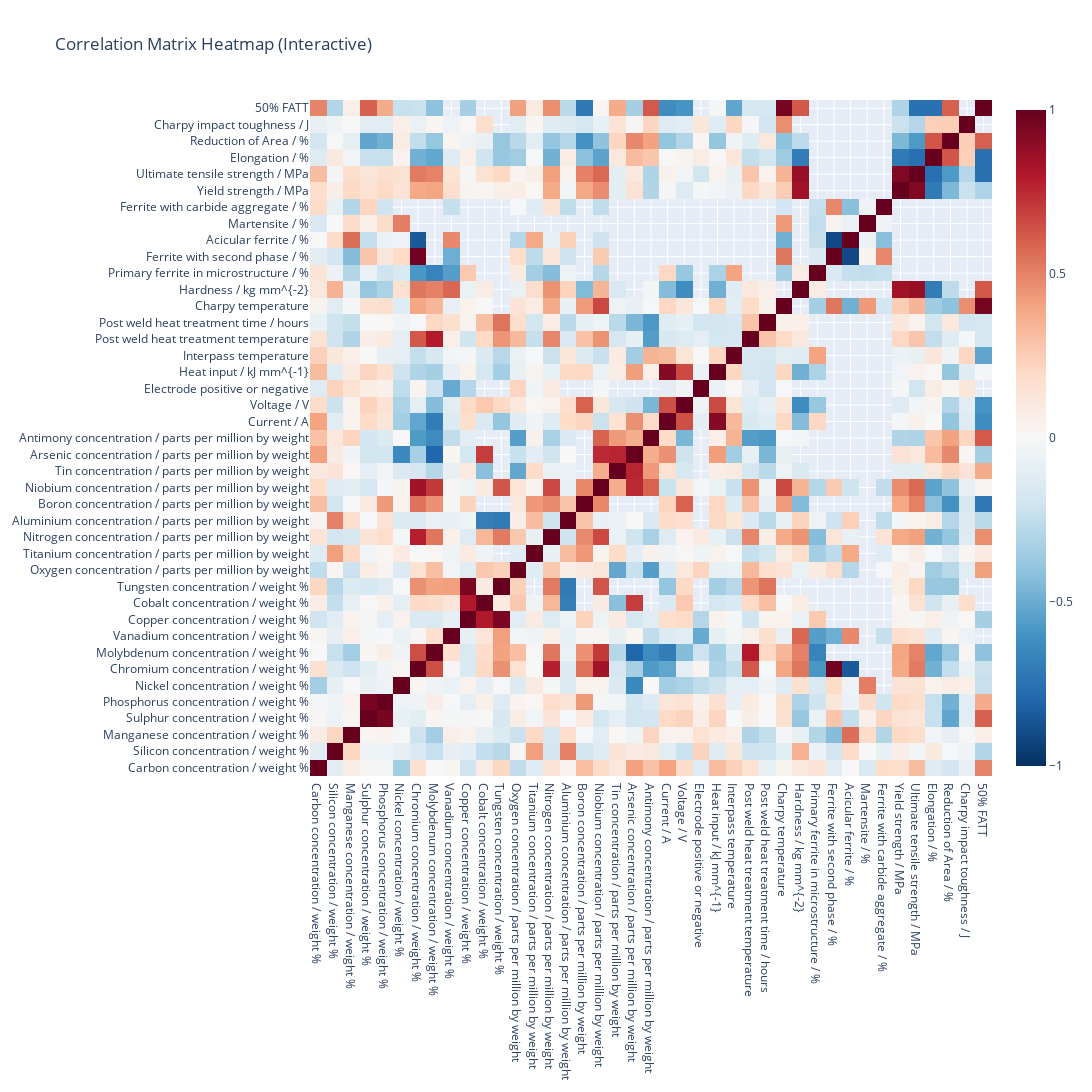

The notebook cell this image was saved under:
### Code cell
# Compute correlation matrix of all numerical features with target variables

X_and_Y_train = X_train.copy()
X_and_Y_train[target_variables] = Y_train.copy()

# Put targets at the end of the DataFrame
X_and_Y_train = X_and_Y_train[[col for col in X_and_Y_train if col not in target_variables and col in numerical_cols] + target_variables]

# Compute correlation matrix
corr_matrix = X_and_Y_train.corr()

# Plot heatmap using Plotly. Center the color scale at 0.
fig = go.Figure(data=go.Heatmap(
    z=corr_matrix.values,
    x=corr_matrix.columns,
    y=corr_matrix.columns,
    colorscale='RdBu',
    reversescale=True,
    zmid=0,
))

# Make it a square
fig.update_layout(
    autosize=False,
    width=1200,
    height=1200,
)

fig.update_layout(
    title='Correlation Matrix Heatmap (Interactive)',
    yaxis_nticks=len(corr_matrix.columns))

fig.show()

### Figure 1 — Plotly figure (JSON) as saved in the notebook; plotly's stock layout.template omitted (floating-point values rounded to 4 significant figures; data arrays with more than 128 entries replaced by an {"elided": "..."} marker saying what was removed)
{"data": [{"colorscale": [[0, "rgb(103,0,31)"], [0.1, "rgb(178,24,43)"], [0.2, "rgb(214,96,77)"], [0.3, "rgb(244,165,130)"], [0.4, "rgb(253,219,199)"], [0.5, "rgb(247,247,247)"], [0.6, "rgb(209,229,240)"], [0.7, "rgb(146,197,222)"], [0.8, "rgb(67,147,195)"], [0.9, "rgb(33,102,172)"], [1, "rgb(5,48,97)"]], "reversescale": true, "type": "heatmap", "x": ["Carbon concentration / weight %", "Silicon concentration / weight %", "Manganese concentration / weight %", "Sulphur concentration / weight %", "Phosphorus concentration / weight %", "Nickel concentration / weight %", "Chromium concentration / weight %", "Molybdenum concentration / weight %", "Vanadium concentration / weight %", "Copper concentration / weight %", "Cobalt concentration / weight %", "Tungsten concentration / weight %", "Oxygen concentration / parts per million by weight", "Titanium concentration / parts per million by weight", "Nitrogen concentration / parts per million by weight", "Aluminium concentration / parts per million by weight", "Boron concentration / parts per million by weight", "Niobium concentration / parts per million by weight", "Tin concentration / parts per million by weight", "Arsenic concentration / parts per million by weight", "Antimony concentration / parts per million by weight", "Current / A", "Voltage / V", "Electrode positive or negative", "Heat input / kJ mm^{-1}", "Interpass temperature", "Post weld heat treatment temperature", "Post weld heat treatment time / hours", "Charpy temperature", "Hardness / kg mm^{-2}", "Primary ferrite in microstructure / %", "Ferrite with second phase / %", "Acicular ferrite / %", "Martensite / %", "Ferrite with carbide aggregate / %", "Yield strength / MPa", "Ultimate tensile strength / MPa", "Elongation / %", "Reduction of Area / %", "Charpy impact toughness / J", "50% FATT"], "y": ["Carbon concentration / weight %", "Silicon concentration / weight %", "Manganese concentration / weight %", "Sulphur concentration / weight %", "Phosphorus concentration / weight %", "Nickel concentration / weight %", "Chromium concentration / weight %", "Molybdenum concentration / weight %", "Vanadium concentration / weight %", "Copper concentration / weight %", "Cobalt concentration / weight %", "Tungsten concentration / weight %", "Oxygen concentration / parts per million by weight", "Titanium concentration / parts per million by weight", "Nitrogen concentration / parts per million by weight", "Aluminium concentration / parts per million by weight", "Boron concentration / parts per million by weight", "Niobium concentration / parts per million by weight", "Tin concentration / parts per million by weight", "Arsenic concentration / parts per million by weight", "Antimony concentration / parts per million by weight", "Current / A", "Voltage / V", "Electrode positive or negative", "Heat input / kJ mm^{-1}", "Interpass temperature", "Post weld heat treatment temperature", "Post weld heat treatment time / hours", "Charpy temperature", "Hardness / kg mm^{-2}", "Primary ferrite in microstructure / %", "Ferrite with second phase / %", "Acicular ferrite / %", "Martensite / %", "Ferrite with carbide aggregate / %", "Yield strength / MPa", "Ultimate tensile strength / MPa", "Elongation / %", "Reduction of Area / %", "Charpy impact toughness / J", "50% FATT"], "z": {"elided": "41x41 float values"}, "zmid": 0}], "layout": {"autosize": false, "height": 1200, "title": {"text": "Correlation Matrix Heatmap (Interactive)"}, "width": 1200, "yaxis": {"nticks": 41}}}
